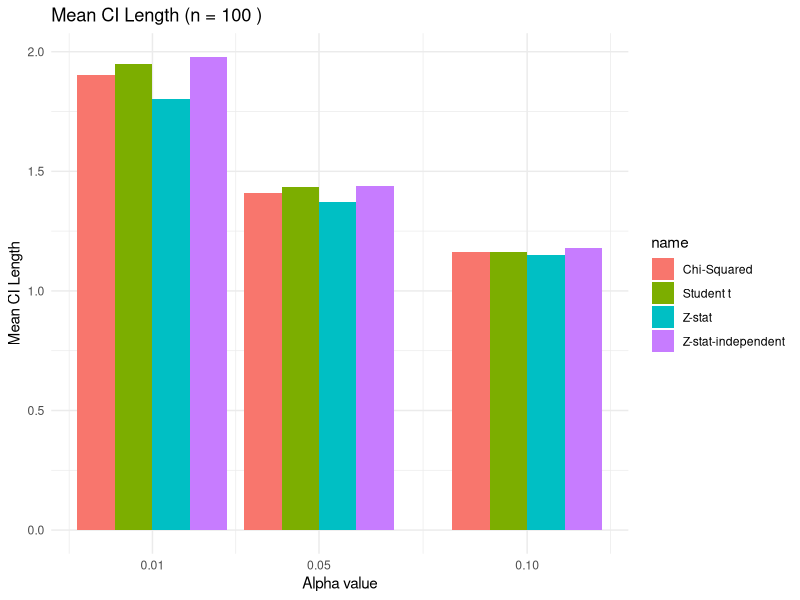
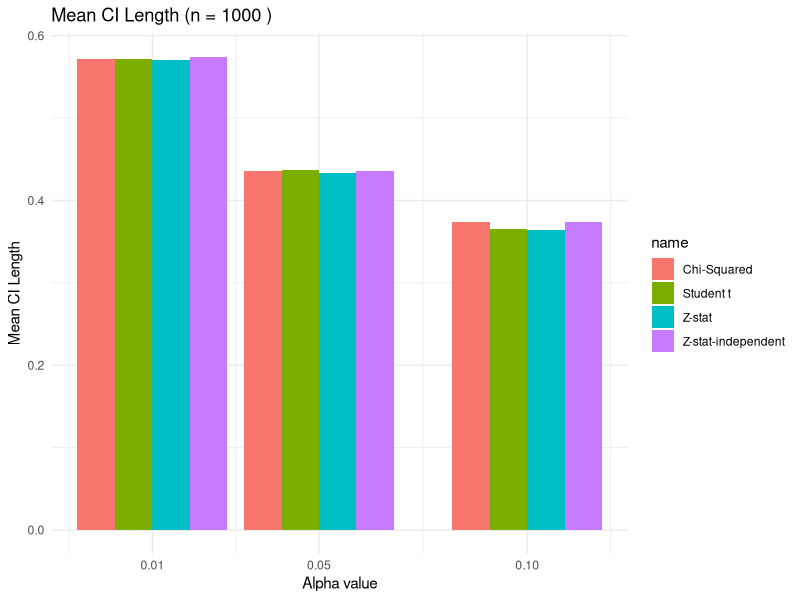
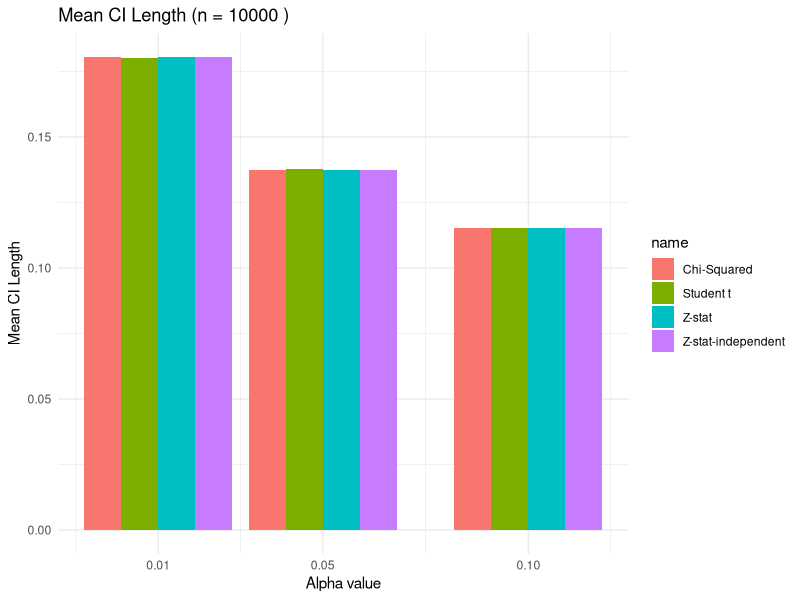
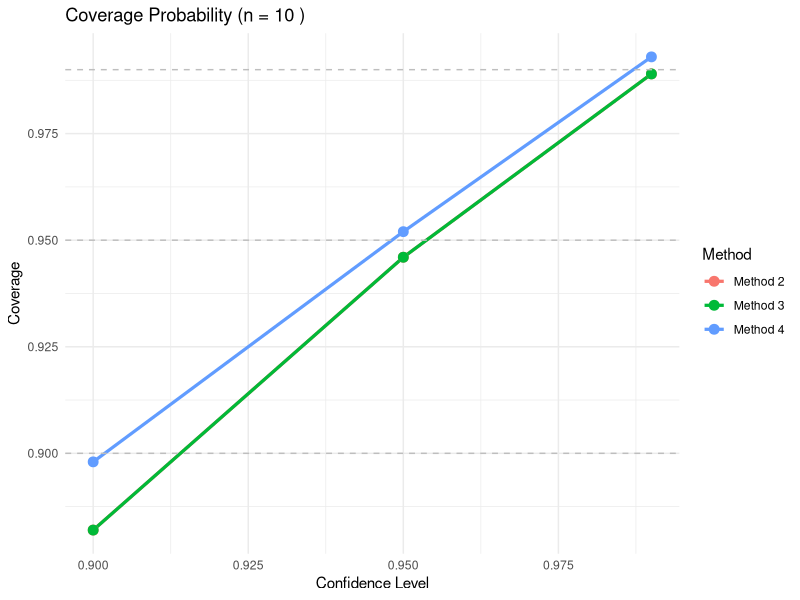
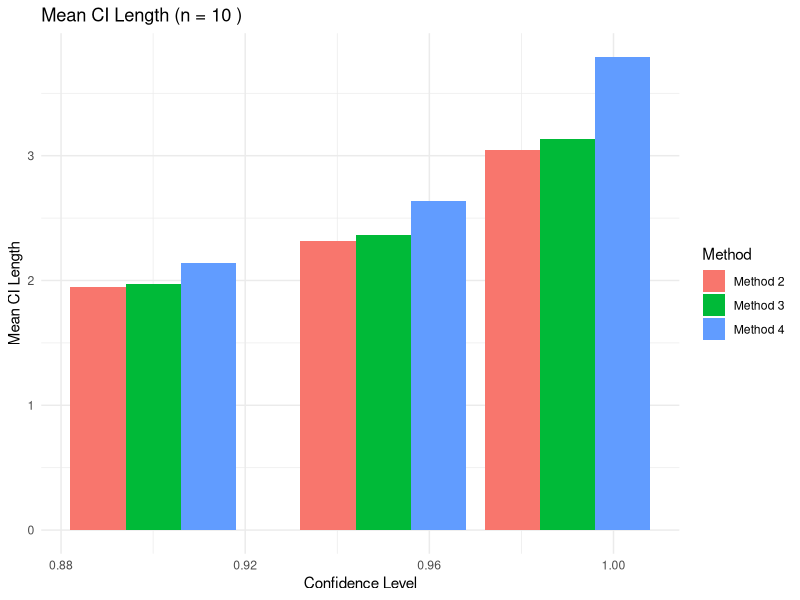
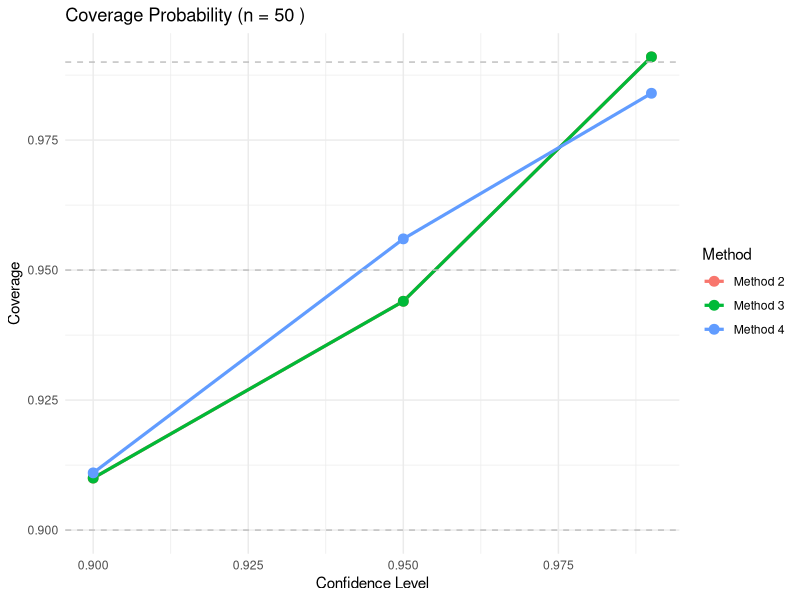
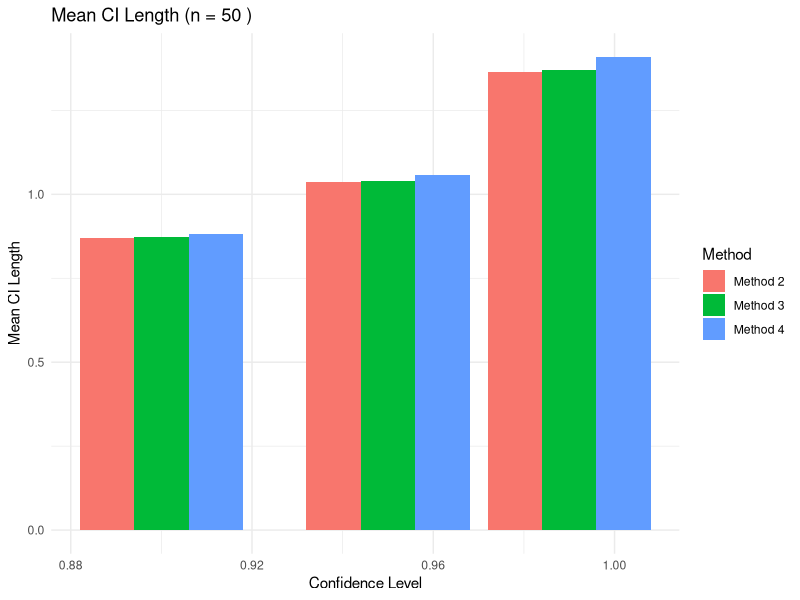
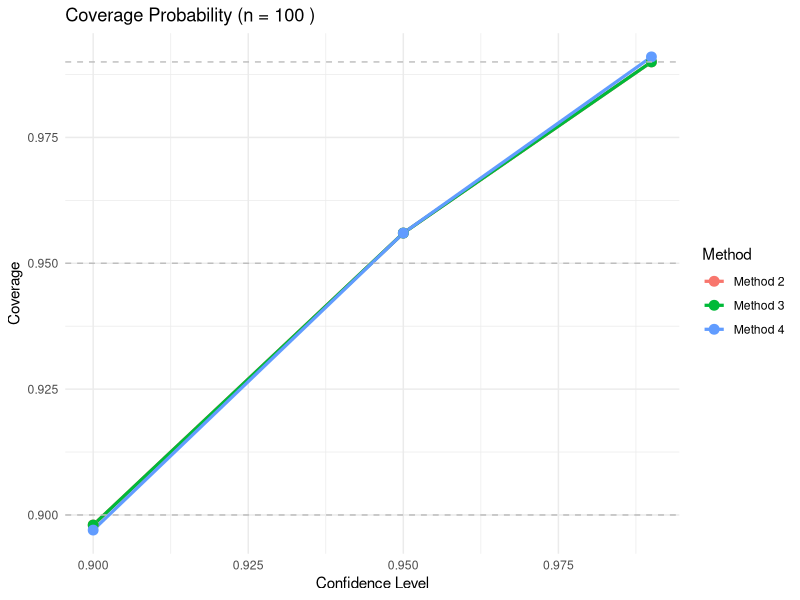

The R source for these figures, in order:
## ---- chunk 1
id <- 35
set.seed(id)
theta <- id/10
n <- 100
lambda <- 1 / theta

## ---- chunk 2
chisq_ci <- function(n, theta, sample_mean, alpha) {
  df <- 2 * n
  
  lb <- (2 * n * sample_mean) / qchisq(1 - alpha / 2, df = df)
  ub <- (2 * n * sample_mean) / qchisq(alpha / 2, df = df)
  
  ci_quality <- mean(lb <= theta & theta <= ub)
  ci_max <- max(ub - lb)
  ci_mean <- mean(ub - lb)
  
  return(list(ciq = ci_quality, cix = ci_max, cim = ci_mean))
}


## ---- chunk 3
z_stat <- function(n, theta, sample_mean, alpha) {

  beta <- 1 - alpha / 2
  
  z <- qnorm(beta) * theta / sqrt(n)
  ubs <- sample_mean + z
  lbs <- sample_mean - z
  
  ci_quality <- mean(lbs <= theta & theta <= ubs)
  ci_max <- max(ubs - lbs)
  ci_mean <- mean(ubs - lbs)
  
  return(list(ciq = ci_quality, cix = ci_max, cim = ci_mean))
}

## ---- chunk 4
z_stat_indp <- function(n, theta, sample_mean, alpha){
  
  beta <- 1 - alpha / 2
  
  z <- qnorm(beta) / sqrt(n)
  ubs <- sample_mean / (1 - z)
  lbs <- sample_mean / (1 + z)
  
  ci_quality <- mean(lbs <= theta & theta <= ubs)
  ci_max <- max(ubs - lbs)
  ci_mean <- mean(ubs - lbs)
  
  return(list(ciq = ci_quality, cix = ci_max, cim = ci_mean))
}

## ---- chunk 5
t_ci <- function(n, theta, sample_mean, ssd, alpha){
  df <- n - 1
  
  ubs <- sample_mean + (qt(1 - alpha / 2, df) * ssd / sqrt(n)) 
  lbs <- sample_mean - (qt(1 - alpha / 2, df) * ssd / sqrt(n)) 
  
  ci_quality <- mean(lbs <= theta & theta <= ubs)
  ci_max <- max(ubs - lbs)
  ci_mean <- mean(ubs - lbs)
  
  return(list(ciq = ci_quality, cix = ci_max, cim = ci_mean))
}

## ---- chunk 6
#data structures
counter <- 1

sizes <- c(100, 1000, 10000)
repetitions <- c(10, 100, 1000)
alphas <- c(0.1, 0.05, 0.01)
total_rows <- length(sizes) * length(repetitions) * length(alphas)



z_stat_intervals <- data.frame(
  name = "Z-stat",
  n = numeric(total_rows),
  m = numeric(total_rows),
  alpha = numeric(total_rows),
  ci_quality = numeric(total_rows),
  max_len = numeric(total_rows),
  mean_len = numeric(total_rows)
)

chi_sq_intervals <- data.frame(
  name = "Chi-Squared",
  n = numeric(total_rows),
  m = numeric(total_rows),
  alpha = numeric(total_rows),
  ci_quality = numeric(total_rows),
  max_len = numeric(total_rows),
  mean_len = numeric(total_rows)
)

z_indp_intervals <- data.frame(
  name = "Z-stat-independent",
  n = numeric(total_rows),
  m = numeric(total_rows),
  alpha = numeric(total_rows),
  ci_quality = numeric(total_rows),
  max_len = numeric(total_rows),
  mean_len = numeric(total_rows)
)

t_stud_intervals <- data.frame(
  name = "Student t",
  n = numeric(total_rows),
  m = numeric(total_rows),
  alpha = numeric(total_rows),
  ci_quality = numeric(total_rows),
  max_len = numeric(total_rows),
  mean_len = numeric(total_rows)
)

## ---- chunk 7

counter <- 1
for (n in sizes){
  for (m in repetitions){
    for (a in alphas) {
      samples <- matrix(rexp(n * m, rate = lambda), nrow = n)
      
      sample_mean <- colMeans(samples)
      sample_sd <- apply(samples, 2, sd)
      
      c_s <- chisq_ci(n, theta, sample_mean, a)
      z_s <- z_stat(n, theta, sample_mean, a)
      i_s <- z_stat_indp(n, theta, sample_mean, a)
      t_s <- t_ci(n, theta, sample_mean, sample_sd, a)
      
      z_stat_intervals[counter, ] <- list("Z-stat", n, m, a, z_s$ciq, z_s$cix, z_s$cim) 
      chi_sq_intervals[counter, ] <- list("Chi-Squared", n, m, a, c_s$ciq, c_s$cix, c_s$cim)
      z_indp_intervals[counter, ] <- list("Z-stat-independent", n, m, a, i_s$ciq, i_s$cix, i_s$cim) 
      t_stud_intervals[counter, ] <- list("Student t", n, m, a, t_s$ciq, t_s$cix, t_s$cim) 
      counter <- counter + 1
    }
  }

} 




## ---- chunk 8
all_intervals <- list(
  z_stat_intervals,
  chi_sq_intervals,
  z_indp_intervals,
  t_stud_intervals
)

for (interval in all_intervals) {
  cat("Interval type:", interval[1, 1], "CI quality on average:", mean(interval[, 5]), "\n")
}
## ---- chunk 9
library(ggplot2)

results_df <- do.call(rbind, all_intervals)


for (n_val in sizes) {
  
  df_n <- subset(results_df, n == n_val)
  
  print(
    ggplot(df_n, aes(x = alpha, y = mean_len, fill = name)) +
      geom_bar(stat = "identity", position = "dodge") +
      labs(title = paste("Mean CI Length (n =", n_val, ")"),
           x = "Alpha value", y = "Mean CI Length") +
      scale_x_continuous(breaks = c(0.01, 0.05, 0.10)) +
      theme_minimal()
  )
}

## ---- chunk 10
team_id = 35
set.seed(team_id)
theta <- team_id / 10

M <- 1000
sample_sizes <- c(10, 50, 100)
alpha_levels <- c(0.1, 0.05, 0.01)

coverage <- function(lower, upper, theta) {
  mean(lower <= theta & theta <= upper)
}

cat("the number of repetitions: m =", M, "\n")

results_list <- list()
counter <- 1

for (n in sample_sizes) {
  cat("        Sample size n =", n)
  
  x <- matrix(rpois(n * M, lambda = theta), nrow = n)
  sample_mean <- colMeans(x)
  sample_sd <- apply(x, 2, sd)

# Method 2
  for (alpha in alpha_levels) {
    confidence_level <- 1 - alpha
    cat("\nConfidence level =", confidence_level, "\n")

    z <- qnorm(1 - alpha/2)
    lower2 <- sample_mean - z * sqrt(theta / n)
    upper2 <- sample_mean + z * sqrt(theta / n)
    
    cov2 <- coverage(lower2, upper2, theta)
    len2 <- mean(upper2 - lower2)
    max2 <- max(upper2 - lower2)
    
    cat("Method 2:    coverage =", round(cov2,5),
        ", mean length =", round(len2,5), 
        ", max length =", round(max2,5), "\n")
    
    
# Method 3
    a <- 2 * n * sample_mean + z^2
    b <- z * sqrt(4 * n * sample_mean + z^2)
    lower3 <- (a - b) / (2 * n)
    upper3 <- (a + b) / (2 * n)
    
    cov3 <- coverage(lower3, upper3, theta)
    len3 <- mean(upper3 - lower3)
    max3 <- max(upper3 - lower3)
    
    cat("Method 3:    coverage =", round(cov3,5),
        ", mean length =", round(len3,5), 
        ", max length =", round(max3,5), "\n")
    
    
# Method 4    
    t_critical <- qt(1 - alpha/2, df = n - 1)
    lower4 <- sample_mean - t_critical * sample_sd / sqrt(n)
    upper4 <- sample_mean + t_critical * sample_sd / sqrt(n)
    
    cov4 <- coverage(lower4, upper4, theta)
    len4 <- mean(upper4 - lower4)
    max4 <- max(upper4 - lower4)
    
    cat("Method 4:    coverage =", round(cov4,5),
        ", mean length =", round(len4,5), 
        ", max length =", round(max4,5), "\n")
    

    results_list[[counter]] <- data.frame(
      n = n,
      alpha = alpha,
      conf_level = confidence_level,
      Method = rep(c("Method 2", "Method 3", "Method 4"), each = 1),
      Coverage = c(cov2, cov3, cov4),
      Mean_Length = c(len2, len3, len4)
    )
    counter <- counter + 1
  }
  cat("\n")
}
## ---- chunk 11
library(ggplot2)

results_df <- do.call(rbind, results_list)

for (n_val in sample_sizes) {
  
  df_n <- subset(results_df, n == n_val)
  
  print(
    ggplot(df_n, aes(x = conf_level, y = Coverage,
                     color = Method, group = Method)) +
      geom_line(size = 1.1) +
      geom_point(size = 3) +
      geom_hline(aes(yintercept = conf_level),
                 linetype = "dashed", color = "gray") +
      labs(title = paste("Coverage Probability (n =", n_val, ")"),
           x = "Confidence Level", y = "Coverage") +
      theme_minimal()
  )
  
  print(
    ggplot(df_n, aes(x = conf_level, y = Mean_Length, fill = Method)) +
      geom_bar(stat = "identity", position = "dodge") +
      labs(title = paste("Mean CI Length (n =", n_val, ")"),
           x = "Confidence Level", y = "Mean CI Length") +
      theme_minimal()
  )
}

## ---- chunk 12
set.seed(42)
n <- 100
mu <- 10
sigma_squared <- 4
sigma <- sqrt(sigma_squared)
dataset <- rnorm(n, mean = mu, sd = sigma)
head(dataset)
## [1] 12.741917 8.870604 10.726257 11.265725 10.808537 9.787751
cat("Population Mean (mu):", mu, "\n")
## Population Mean (mu): 10
cat("Population Variance (sigma_squared):", sigma_squared, "\n")
## Population Variance (sigma_squared): 4
sample_mean <- mean(dataset)
sample_variance <- var(dataset)
cat("Sample Mean:", sample_mean, "\n")
## Sample Mean: 10.06503
cat("Sample Variance:", sample_variance, "\n")
## Sample Variance: 4.337697
## ---- chunk 13
estimator1 <- function(dataset){
  sample_mean <- mean(dataset)
  count <- 0
  for (el in dataset){
    count <- count + (el - sample_mean)^2
  }
  return (count / length(dataset))
}

## ---- chunk 14
estimator2 <- function(dataset){
  sample_mean <- mean(dataset)
  count <- 0
  for (el in dataset){
    count <- count + (el - sample_mean)^2
  }
  return (count / (length(dataset)-1))
}
## ---- chunk 15
set.seed(20)
for (size in c(10, 50, 100, 1000)){
  dataset <- rnorm(size, mean = mu, sd = sigma)
  cat("n =", size, "   estimator1 =", estimator1(dataset),"   estimator2 =", estimator2(dataset), "\n")
}

## ---- chunk 16
bias <- function(n, reps=10000){
  
  estim1 <- numeric(reps)
  estim2 <- numeric(reps)
  
  for (i in 1:reps){
    dataset <- rnorm(n, mean = mu, sd = sigma)
    estim1[i]  <- estimator1(dataset)
    estim2[i] <- estimator2(dataset)
  }
  
  E_sigma_n  <- mean(estim1)
  E_sigma_n1 <- mean(estim2)
  
  bias_n  <- E_sigma_n  - sigma^2
  bias_n1 <- E_sigma_n1 - sigma^2
  
  return(list(
    E_sigma_n  = E_sigma_n,
    E_sigma_n1 = E_sigma_n1,
    bias_n  = bias_n,
    bias_n1 = bias_n1
  ))
}
## ---- chunk 17
set.seed(20)
results_list <- lapply(c(10, 50, 100, 1000), bias)
results_df <- do.call(rbind, lapply(results_list, as.data.frame))
results_df$n <- c(10, 50, 100, 1000)
results_df <- results_df[, c("n", names(results_df)[names(results_df) != "n"])]
results_df
